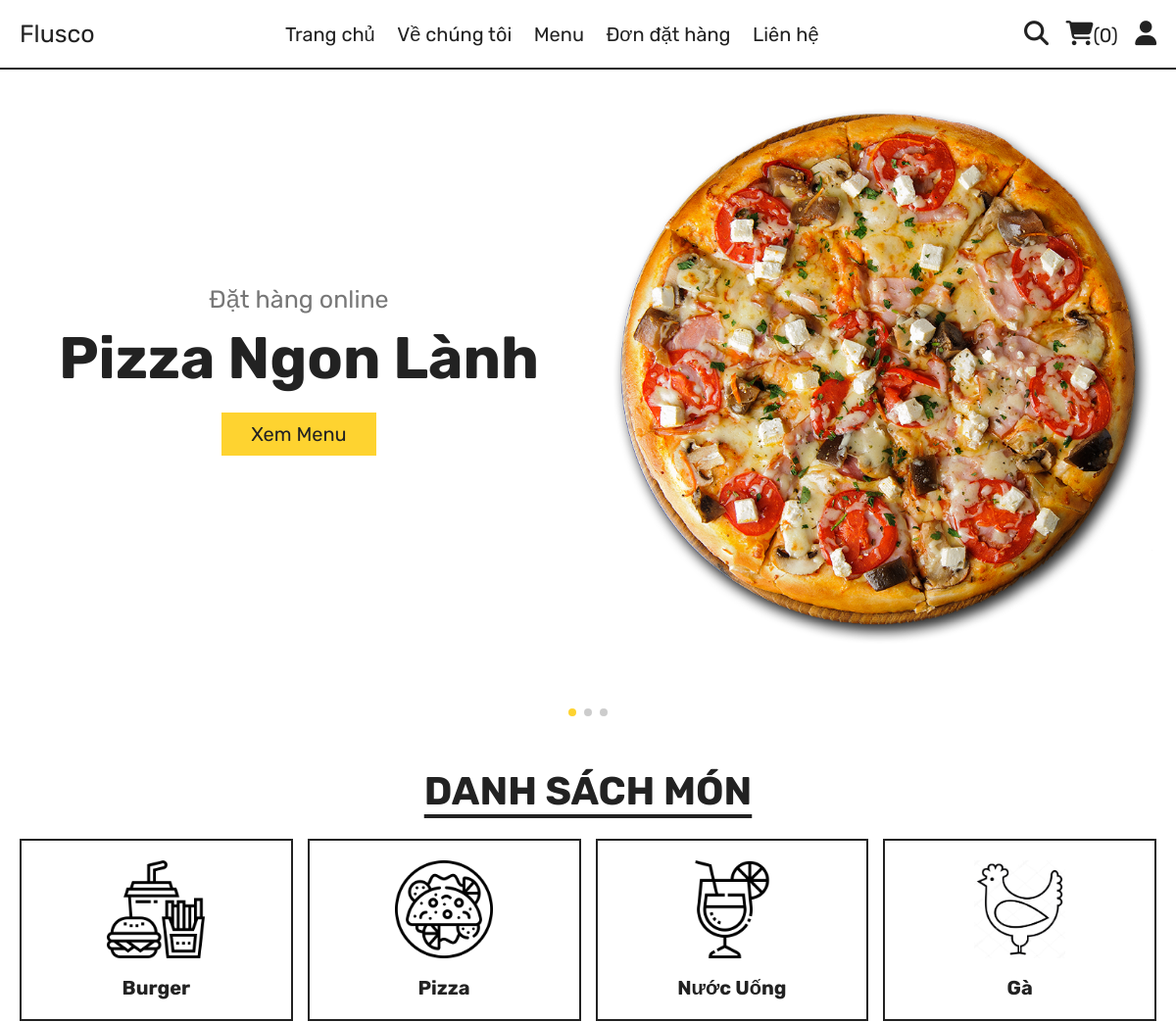
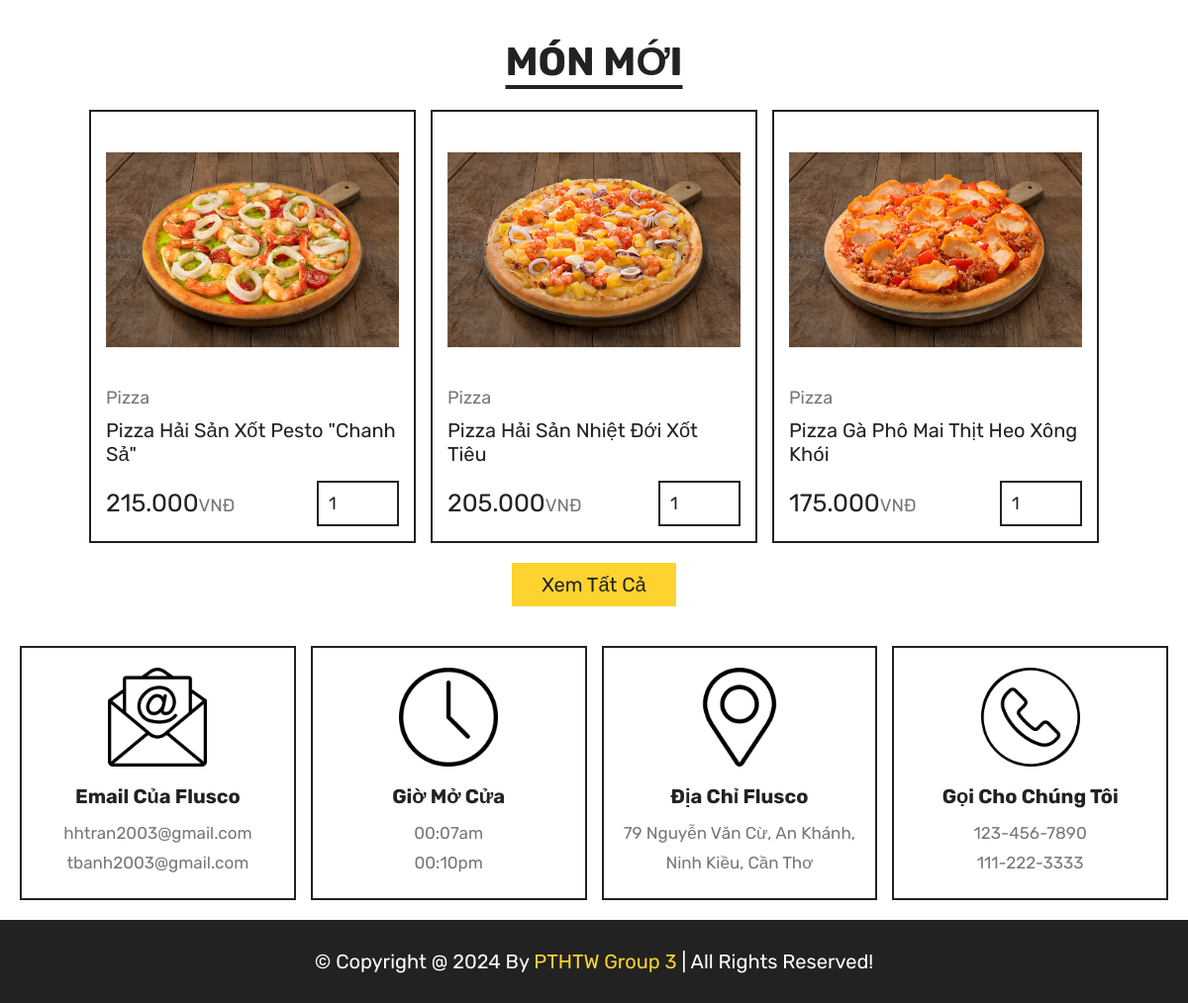
The app's page /home.php with its own data (2 pictures, top to bottom).
### tables this page shows
CREATE TABLE `products` (
  `id` int(100) NOT NULL,
  `name` varchar(100) NOT NULL,
  `category` varchar(100) NOT NULL,
  `price` int(10) NOT NULL,
  `image` varchar(100) NOT NULL
);

### home.php (the view, shortened to what this page needs)
<?php
include 'components/connect.php';
?>
<!DOCTYPE html>
<html lang="en">
<head>
   <link rel="stylesheet" href="https://unpkg.com/swiper@8/swiper-bundle.min.css" />
   <link rel="stylesheet" href="https://cdnjs.cloudflare.com/ajax/libs/font-awesome/6.1.1/css/all.min.css">
   <link rel="stylesheet" href="css/style.css">
</head>
<body>
<?php include 'components/user_header.php'; ?>
<section class="hero">
   <div class="swiper hero-slider">
      <div class="swiper-wrapper">
         <div class="swiper-slide slide">
            <div class="content">
               <span>Đặt hàng online</span>
               <h3>Pizza ngon lành</h3>
               <a href="menu.php" class="btn">Xem menu</a>
            </div>
            <div class="image">
               <img src="images/home-img-1.png" alt="">
            </div>
         </div>
         <div class="swiper-slide slide">
            <div class="content">
               <span>Đặt hàng online</span>
               <h3>Hamburger ngon ơ</h3>
               <a href="menu.php" class="btn">Xem menu</a>
            </div>
            <div class="image">
               <img src="images/home-img-2.png" alt="">
            </div>
         </div>
         <div class="swiper-slide slide">
            <div class="content">
               <span>Đặt hàng online</span>
               <h3>Gà rán Flusco</h3>
               <a href="menu.php" class="btn">Xem menu</a>
            </div>
            <div class="image">
               <img src="images/home-img-3.png" alt="">
            </div>
         </div>
      </div>
      <div class="swiper-pagination"></div>
   </div>
</section>
<section class="category">
   <h1 class="title">Danh sách món</h1>
   <div class="box-container">
      <a href="category.php?category=Burger" class="box">
         <img src="images/cat-1.png" alt="">
         <h3>Burger</h3>
      </a>
      <a href="category.php?category=pizza" class="box">
         <img src="images/cat-2.png" alt="">
         <h3>Pizza</h3>
      </a>
      <a href="category.php?category=drinks" class="box">
         <img src="images/cat-3.png" alt="">
         <h3>Nước uống</h3>
      </a>
      <a href="category.php?category=ga" class="box">
         <img src="images/cat-4.png" alt="">
         <h3>Gà</h3>
      </a>
   </div>
</section>
<section class="products">
   <h1 class="title">Món Mới</h1>
   <div class="box-container">
      <?php
         $select_products = $conn->prepare("SELECT * FROM `products` LIMIT 6");
         $select_products->execute();
         if($select_products->rowCount() > 0){
            while($fetch_products = $select_products->fetch(PDO::FETCH_ASSOC)){
      ?>
      <form action="" method="post" class="box">
         <img src="uploaded_img/<?= $fetch_products['image']; ?>" alt="">
         <a href="category.php?category=<?= $fetch_products['category']; ?>" class="cat"><?= $fetch_products['category']; ?></a>
         <div class="name"><?= $fetch_products['name']; ?></div>
         <div class="flex">
            <div class="price"><?= number_format ($fetch_products['price'],0,"","."); ?><span>VNĐ</span></div>
            <input type="number" name="qty" class="qty" min="1" max="99" value="1" maxlength="2">
         </div>
      </form>
      <?php
            }
         }else{
            echo '<p class="empty">no products added yet!</p>';
         }
      ?>
   </div>
   <div class="more-btn">
      <a href="menu.php" class="btn">Xem tất cả</a>
   </div>
</section>
<?php include 'components/footer.php'; ?>
</body>
</html>

### components/user_header.php (shortened to what this page needs)
<header class="header">
   <section class="flex">
      <a href="home.php" class="logo">Flusco</a>
      <nav class="navbar">
         <a href="home.php">Trang chủ</a>
         <a href="about.php">Về chúng tôi</a>
         <a href="menu.php">Menu</a>
         <a href="orders.php">Đơn đặt hàng</a>
         <a href="contact.php">Liên hệ</a>
      </nav>
      <div class="icons">
         <?php
            $count_cart_items = $conn->prepare("SELECT * FROM `cart` WHERE user_id = ?");
            $count_cart_items->execute([$user_id]);
            $total_cart_items = $count_cart_items->rowCount();
         ?>
         <a href="search.php"><i class="fas fa-search"></i></a>
         <a href="cart.php"><i class="fas fa-shopping-cart"></i><span>(<?= $total_cart_items; ?>)</span></a>
         <div id="user-btn" class="fas fa-user"></div>
      </div>
   </section>
</header>

### components/footer.php (shortened to what this page needs)
<footer class="footer">
   <section class="grid">
      <div class="box">
         <img src="images/email-icon.png" alt="">
         <h3>Email của Flusco</h3>
         <a href="mailto:shaikhanas@gmail.com">hhtran2003@gmail.com</a>
         <a href="mailto:anasbhai@gmail.com">tbanh2003@gmail.com</a>
      </div>
      <div class="box">
         <img src="images/clock-icon.png" alt="">
         <h3>Giờ mở cửa</h3>
         <p>00:07am</p>
         <p> 00:10pm</p>
      </div>
      <div class="box">
         <img src="images/map-icon.png" alt="">
         <h3>Địa chỉ Flusco</h3>
         <a href="#">79 Nguyễn Văn Cừ, An Khánh, Ninh Kiều, Cần Thơ</a>
      </div>
      <div class="box">
         <img src="images/phone-icon.png" alt="">
         <h3>Gọi cho chúng tôi</h3>
         <a href="tel:1234567890">123-456-7890</a>
         <a href="tel:1112223333">111-222-3333</a>
      </div>
   </section>
   <div class="credit">&copy; copyright @ <?= date('Y'); ?> by <span>PTHTW group 3</span> | all rights reserved!</div>
</footer>

### css/style.css (style rules this page uses)
:root { --yellow:#fed330; --red:#e74c3c; --white:#fff; --black:#222; --light-color:#777; --border:.2rem solid var(--black); }
* { font-family: 'Rubik', sans-serif; margin:0; padding:0; box-sizing: border-box; outline: none; border: none; text-decoration: none; }
html { font-size: 62.5%; overflow-x: hidden; scroll-behavior: smooth; stop-opacity: 7rem; }
section { margin:0 auto; max-width: 1200px; padding:2rem; }
.title { text-align: center; margin-bottom: 2.5rem; font-size: 4rem; color:var(--black); text-transform: uppercase; text-decoration: underline; text-underline-offset: 1rem; }
.btn, .delete-btn { margin-top: 1rem; display: inline-block; font-size: 2rem; padding:1rem 3rem; cursor: pointer; text-transform: capitalize; transition: .2s linear; }
.btn { background-color: var(--yellow); color:var(--black); }
.header { position: sticky; top:0; left:0; right:0; z-index: 1000; background-color: var(--white); border-bottom: var(--border); }
.header .flex { display: flex; align-items: center; justify-content: space-between; position: relative; }
.header .flex .logo { font-size: 2.5rem; color:var(--black); }
.header .flex .navbar a { font-size: 2rem; color:var(--black); margin:0 1rem; }
.header .flex .icons > * { margin-left: 1.5rem; font-size: 2.5rem; color:var(--black); cursor: pointer; }
.header .flex .icons span { font-size: 2rem; }
.hero .slide { display: flex; align-items: center; flex-wrap: wrap-reverse; gap:2rem; margin-bottom: 4rem; }
.hero .slide .image { flex:1 1 40rem; }
.hero .slide .image img { width: 100%; }
.hero .slide .content { flex:1 1 40rem; text-align: center; }
.hero .slide .content span { font-size: 2.5rem; color:var(--light-color); }
.hero .slide .content h3 { margin:1rem 0; font-size: 6rem; color:var(--black); text-transform: capitalize; }
.category .box-container { display: grid; grid-template-columns: repeat(auto-fit, minmax(27rem, 1fr)); gap:1.5rem; align-items: flex-start; }
.category .box-container .box { border:var(--border); padding:2rem; text-align: center; }
.category .box-container .box img { width: 100%; height: 10rem; object-fit: contain; }
.category .box-container .box h3 { font-size: 2rem; margin-top: 1.5rem; color:var(--black); text-transform: capitalize; }
.products .box-container { display: grid; grid-template-columns: repeat(auto-fit, 33rem); justify-content: center; align-items: flex-start; gap:1.5rem; }
.products .box-container .box { border:var(--border); padding:1.5rem; position: relative; overflow: hidden; }
.products .box-container .box img { height: 25rem; width: 100%; object-fit: contain; margin-bottom: 1rem; }
.products .box-container .box .cat { font-size: 1.8rem; color:var(--light-color); }
.products .box-container .box .name { font-size: 2rem; color:var(--black); margin:1rem 0; }
.products .box-container .box .flex { display: flex; align-items: center; gap:1rem; margin-top: 1.5rem; }
.products .box-container .box .flex .price { margin-right: auto; font-size: 2.5rem; color:var(--black); }
.products .box-container .box .flex .price span { color:var(--light-color); font-size: 1.8rem; }
.products .box-container .box .flex .qty { padding:1rem; border:var(--border); font-size: 1.8rem; color:var(--black); }
.products .more-btn { margin-top: 1rem; text-align: center; }
.footer .grid { display: grid; grid-template-columns: repeat(auto-fit, minmax(27rem, 1fr)); gap:1.5rem; align-items: flex-start; }
.footer .grid .box { border:var(--border); padding:2rem; text-align: center; }
.footer .grid .box img { height: 10rem; width: 100%; object-fit: contain; margin-bottom: .5rem; }
.footer .grid .box h3 { margin:1rem 0; font-size: 2rem; color:var(--black); text-transform: capitalize; }
.footer .grid .box p, .footer .grid .box a { display: block; font-size: 1.7rem; color:var(--light-color); line-height: 1.8; }
.credit { padding:3rem 2rem; text-align: center; background-color: var(--black); color:var(--white); font-size: 2rem; text-transform: capitalize; }
.credit span { color:var(--yellow); }

### records on screen
products: image (picture), category "Pizza", name "Pizza Hải Sản Xốt Pesto \"Chanh Sả\"", price "215.000"
products: image (picture), category "Pizza", name "Pizza Hải Sản Nhiệt Đới Xốt Tiêu", price "205.000"
products: image (picture), category "Pizza", name "Pizza Gà Phô Mai Thịt Heo Xông Khói", price "175.000"

### other values on screen
$total_cart_items "0"
